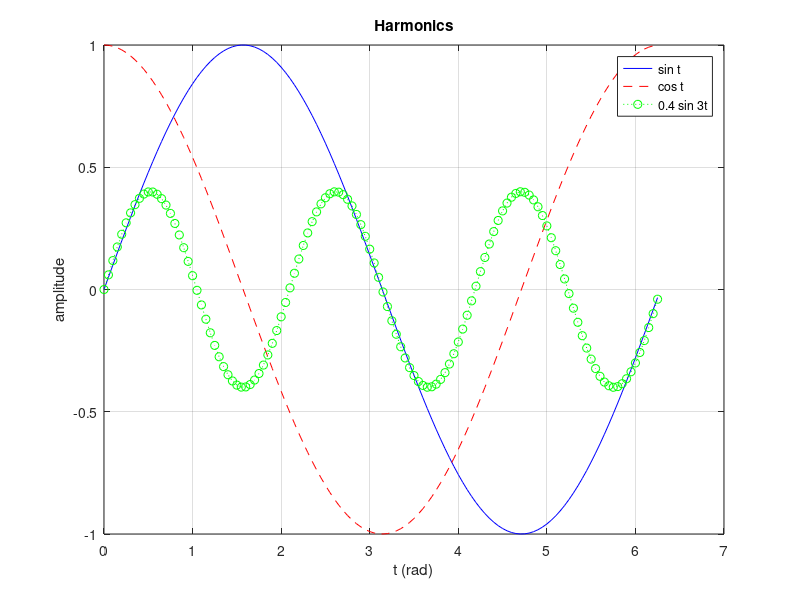
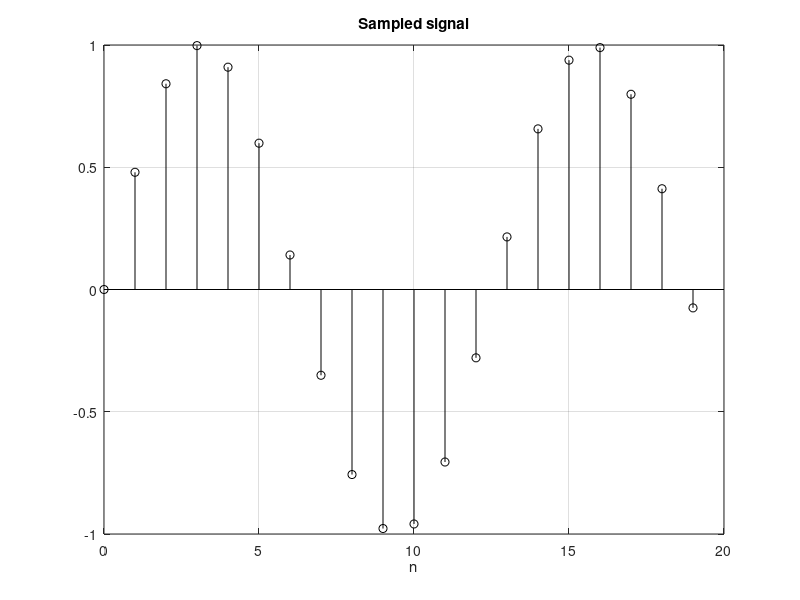

Recreate these plots in MATLAB, in order.
% plot_demo.m — figure commands: plot, hold, spec strings, labels,
% legend, grid, then a headless SVG export.

t = 0:0.05:2*pi;
figure
plot(t, sin(t), 'b-')
hold on
plot(t, cos(t), 'r--')
plot(t, sin(3*t) .* 0.4, 'g:o')
title('Harmonics')
xlabel('t (rad)')
ylabel('amplitude')
legend('sin t', 'cos t', '0.4 sin 3t')
grid on
saveas('examples/exports/harmonics.svg')

figure
n = 0:19;
stem(n, sin(n * 0.5), 'k')
title('Sampled signal')
xlabel('n')
grid on
saveas('examples/exports/stem.svg')
close all
